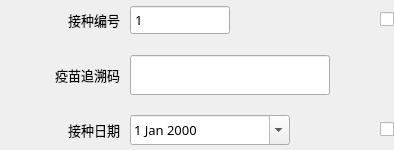
                  <widget class="QWidget" name="widget_vaccination" native="true">
                   <property name="sizePolicy">
                    <sizepolicy hsizetype="Fixed" vsizetype="Fixed">
                     <horstretch>0</horstretch>
                     <verstretch>0</verstretch>
                    </sizepolicy>
                   </property>
                   <layout class="QGridLayout" name="gridLayout_9">
                    <property name="leftMargin">
                     <number>0</number>
                    </property>
                    <property name="topMargin">
                     <number>0</number>
                    </property>
                    <property name="rightMargin">
                     <number>0</number>
                    </property>
                    <property name="bottomMargin">
                     <number>0</number>
                    </property>
                    <property name="horizontalSpacing">
                     <number>10</number>
                    </property>
                    <property name="verticalSpacing">
                     <number>15</number>
                    </property>
                    <item row="2" column="0">
                     <widget class="QLabel" name="label_37">
                      <property name="sizePolicy">
                       <sizepolicy hsizetype="Fixed" vsizetype="Fixed">
                        <horstretch>0</horstretch>
                        <verstretch>0</verstretch>
                       </sizepolicy>
                      </property>
                      <property name="minimumSize">
                       <size>
                        <width>120</width>
                        <height>40</height>
                       </size>
                      </property>
                      <property name="font">
                       <font>
                        <family>微软雅黑</family>
                        <pointsize>10</pointsize>
                       </font>
                      </property>
                      <property name="text">
                       <string>疫苗追溯码</string>
                      </property>
                      <property name="alignment">
                       <set>Qt::AlignRight|Qt::AlignTrailing|Qt::AlignVCenter</set>
                      </property>
                     </widget>
                    </item>
                    <item row="0" column="2">
                     <spacer name="horizontalSpacer_12">
                      <property name="orientation">
                       <enum>Qt::Horizontal</enum>
                      </property>
                      <property name="sizeHint" stdset="0">
                       <size>
                        <width>40</width>
                        <height>20</height>
                       </size>
                      </property>
                     </spacer>
                    </item>
                    <item row="3" column="0">
                     <widget class="QLabel" name="label_38">
                      <property name="sizePolicy">
                       <sizepolicy hsizetype="Fixed" vsizetype="Fixed">
                        <horstretch>0</horstretch>
                        <verstretch>0</verstretch>
                       </sizepolicy>
                      </property>
                      <property name="minimumSize">
                       <size>
                        <width>120</width>
                        <height>40</height>
                       </size>
                      </property>
                      <property name="font">
                       <font>
                        <family>微软雅黑</family>
                        <pointsize>10</pointsize>
                       </font>
                      </property>
                      <property name="text">
                       <string>接种日期</string>
                      </property>
                      <property name="alignment">
                       <set>Qt::AlignRight|Qt::AlignTrailing|Qt::AlignVCenter</set>
                      </property>
                     </widget>
                    </item>
                    <item row="3" column="3">
                     <widget class="QCheckBox" name="checkBox_vaccination_date">
                      <property name="sizePolicy">
                       <sizepolicy hsizetype="Fixed" vsizetype="Fixed">
                        <horstretch>0</horstretch>
                        <verstretch>0</verstretch>
                       </sizepolicy>
                      </property>
                      <property name="text">
                       <string/>
                      </property>
                     </widget>
                    </item>
                    <item row="2" column="1">
                     <widget class="QLineEdit" name="lineEdit_trace_code">
                      <property name="minimumSize">
                       <size>
                        <width>200</width>
                        <height>40</height>
                       </size>
                      </property>
                      <property name="maximumSize">
                       <size>
                        <width>200</width>
                        <height>16777215</height>
                       </size>
                      </property>
                      <property name="font">
                       <font>
                        <family>微软雅黑</family>
                        <pointsize>10</pointsize>
                       </font>
                      </property>
                     </widget>
                    </item>
                    <item row="0" column="1">
                     <widget class="QSpinBox" name="spinBox_vaccination_id">
                      <property name="sizePolicy">
                       <sizepolicy hsizetype="Fixed" vsizetype="Fixed">
                        <horstretch>0</horstretch>
                        <verstretch>0</verstretch>
                       </sizepolicy>
                      </property>
                      <property name="minimumSize">
                       <size>
                        <width>100</width>
                        <height>30</height>
                       </size>
                      </property>
                      <property name="maximumSize">
                       <size>
                        <width>100</width>
                        <height>30</height>
                       </size>
                      </property>
                      <property name="font">
                       <font>
                        <family>微软雅黑</family>
                        <pointsize>10</pointsize>
                       </font>
                      </property>
                      <property name="buttonSymbols">
                       <enum>QAbstractSpinBox::NoButtons</enum>
                      </property>
                      <property name="minimum">
                       <number>1</number>
                      </property>
                      <property name="maximum">
                       <number>9999999</number>
                      </property>
                      <property name="value">
                       <number>1</number>
                      </property>
                     </widget>
                    </item>
                    <item row="0" column="3">
                     <widget class="QCheckBox" name="checkBox_vaccination_id">
                      <property name="sizePolicy">
                       <sizepolicy hsizetype="Fixed" vsizetype="Fixed">
                        <horstretch>0</horstretch>
                        <verstretch>0</verstretch>
                       </sizepolicy>
                      </property>
                      <property name="text">
                       <string/>
                      </property>
                     </widget>
                    </item>
                    <item row="3" column="1">
                     <widget class="QDateEdit" name="dateEdit_vaccination_date">
                      <property name="sizePolicy">
                       <sizepolicy hsizetype="Fixed" vsizetype="Fixed">
                        <horstretch>0</horstretch>
                        <verstretch>0</verstretch>
                       </sizepolicy>
                      </property>
                      <property name="minimumSize">
                       <size>
                        <width>160</width>
                        <height>30</height>
                       </size>
                      </property>
                      <property name="maximumSize">
                       <size>
                        <width>160</width>
                        <height>30</height>
                       </size>
                      </property>
                      <property name="font">
                       <font>
                        <family>微软雅黑</family>
                        <pointsize>10</pointsize>
                       </font>
                      </property>
                      <property name="calendarPopup">
                       <bool>true</bool>
                      </property>
                     </widget>
                    </item>
                    <item row="0" column="0">
                     <widget class="QLabel" name="label_34">
                      <property name="sizePolicy">
                       <sizepolicy hsizetype="Fixed" vsizetype="Fixed">
                        <horstretch>0</horstretch>
                        <verstretch>0</verstretch>
                       </sizepolicy>
                      </property>
                      <property name="minimumSize">
                       <size>
                        <width>120</width>
                        <height>40</height>
                       </size>
                      </property>
                      <property name="font">
                       <font>
                        <family>微软雅黑</family>
                        <pointsize>10</pointsize>
                       </font>
                      </property>
                      <property name="text">
                       <string>接种编号</string>
                      </property>
                      <property name="alignment">
                       <set>Qt::AlignRight|Qt::AlignTrailing|Qt::AlignVCenter</set>
                      </property>
                     </widget>
                    </item>
                   </layout>
                  </widget>
